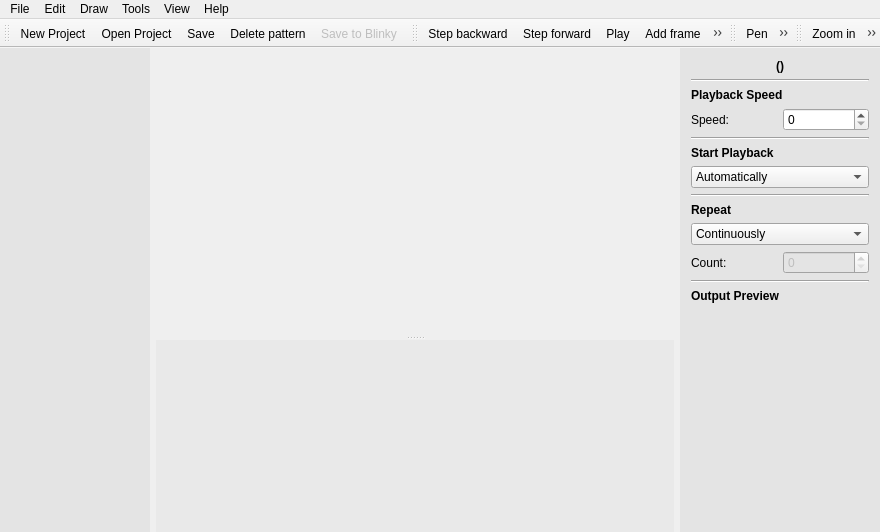
<?xml version="1.0" encoding="UTF-8"?>
<ui version="4.0">
 <class>MainWindow</class>
 <widget class="QMainWindow" name="MainWindow">
  <property name="geometry">
   <rect>
    <x>0</x>
    <y>0</y>
    <width>880</width>
    <height>532</height>
   </rect>
  </property>
  <property name="minimumSize">
   <size>
    <width>0</width>
    <height>0</height>
   </size>
  </property>
  <property name="maximumSize">
   <size>
    <width>16777215</width>
    <height>16777215</height>
   </size>
  </property>
  <property name="windowTitle">
   <string>Pattern Paint</string>
  </property>
  <property name="autoFillBackground">
   <bool>false</bool>
  </property>
  <property name="dockOptions">
   <set>QMainWindow::AllowTabbedDocks|QMainWindow::AnimatedDocks</set>
  </property>
  <widget class="QWidget" name="centralWidget">
   <property name="sizePolicy">
    <sizepolicy hsizetype="Preferred" vsizetype="Preferred">
     <horstretch>0</horstretch>
     <verstretch>0</verstretch>
    </sizepolicy>
   </property>
   <layout class="QHBoxLayout" name="horizontalLayout">
    <property name="leftMargin">
     <number>0</number>
    </property>
    <property name="topMargin">
     <number>0</number>
    </property>
    <property name="rightMargin">
     <number>0</number>
    </property>
    <property name="bottomMargin">
     <number>0</number>
    </property>
    <item>
     <widget class="QListView" name="patternCollectionListView">
      <property name="minimumSize">
       <size>
        <width>150</width>
        <height>0</height>
       </size>
      </property>
      <property name="maximumSize">
       <size>
        <width>150</width>
        <height>16777215</height>
       </size>
      </property>
      <property name="palette">
       <palette>
        <active>
         <colorrole role="Base">
          <brush brushstyle="SolidPattern">
           <color alpha="255">
            <red>228</red>
            <green>228</green>
            <blue>228</blue>
           </color>
          </brush>
         </colorrole>
        </active>
        <inactive>
         <colorrole role="Base">
          <brush brushstyle="SolidPattern">
           <color alpha="255">
            <red>228</red>
            <green>228</green>
            <blue>228</blue>
           </color>
          </brush>
         </colorrole>
        </inactive>
        <disabled>
         <colorrole role="Base">
          <brush brushstyle="SolidPattern">
           <color alpha="255">
            <red>237</red>
            <green>237</green>
            <blue>237</blue>
           </color>
          </brush>
         </colorrole>
        </disabled>
       </palette>
      </property>
      <property name="focusPolicy">
       <enum>Qt::StrongFocus</enum>
      </property>
      <property name="autoFillBackground">
       <bool>false</bool>
      </property>
      <property name="frameShape">
       <enum>QFrame::NoFrame</enum>
      </property>
      <property name="dragDropMode">
       <enum>QAbstractItemView::InternalMove</enum>
      </property>
      <property name="uniformItemSizes">
       <bool>true</bool>
      </property>
     </widget>
    </item>
    <item>
     <widget class="QSplitter" name="patternsplitter">
      <property name="orientation">
       <enum>Qt::Vertical</enum>
      </property>
      <widget class="QScrollArea" name="scrollArea">
       <property name="sizePolicy">
        <sizepolicy hsizetype="Expanding" vsizetype="Expanding">
         <horstretch>0</horstretch>
         <verstretch>1</verstretch>
        </sizepolicy>
       </property>
       <property name="frameShape">
        <enum>QFrame::NoFrame</enum>
       </property>
       <property name="widgetResizable">
        <bool>true</bool>
       </property>
       <property name="alignment">
        <set>Qt::AlignCenter</set>
       </property>
       <widget class="FrameEditor" name="frameEditor">
        <property name="geometry">
         <rect>
          <x>0</x>
          <y>0</y>
          <width>510</width>
          <height>267</height>
         </rect>
        </property>
       </widget>
      </widget>
      <widget class="PatternFrameListView" name="timeline">
       <property name="sizePolicy">
        <sizepolicy hsizetype="Expanding" vsizetype="Minimum">
         <horstretch>0</horstretch>
         <verstretch>0</verstretch>
        </sizepolicy>
       </property>
       <property name="minimumSize">
        <size>
         <width>0</width>
         <height>100</height>
        </size>
       </property>
       <property name="palette">
        <palette>
         <active>
          <colorrole role="Base">
           <brush brushstyle="SolidPattern">
            <color alpha="255">
             <red>233</red>
             <green>233</green>
             <blue>233</blue>
            </color>
           </brush>
          </colorrole>
         </active>
         <inactive>
          <colorrole role="Base">
           <brush brushstyle="SolidPattern">
            <color alpha="255">
             <red>233</red>
             <green>233</green>
             <blue>233</blue>
            </color>
           </brush>
          </colorrole>
         </inactive>
         <disabled>
          <colorrole role="Base">
           <brush brushstyle="SolidPattern">
            <color alpha="255">
             <red>237</red>
             <green>237</green>
             <blue>237</blue>
            </color>
           </brush>
          </colorrole>
         </disabled>
        </palette>
       </property>
       <property name="focusPolicy">
        <enum>Qt::StrongFocus</enum>
       </property>
       <property name="styleSheet">
        <string notr="true"/>
       </property>
       <property name="frameShape">
        <enum>QFrame::NoFrame</enum>
       </property>
       <property name="verticalScrollBarPolicy">
        <enum>Qt::ScrollBarAlwaysOff</enum>
       </property>
       <property name="autoScroll">
        <bool>false</bool>
       </property>
       <property name="dragDropMode">
        <enum>QAbstractItemView::InternalMove</enum>
       </property>
       <property name="selectionMode">
        <enum>QAbstractItemView::ExtendedSelection</enum>
       </property>
       <property name="flow">
        <enum>QListView::LeftToRight</enum>
       </property>
       <property name="uniformItemSizes">
        <bool>true</bool>
       </property>
      </widget>
     </widget>
    </item>
    <item>
     <widget class="QWidget" name="widget" native="true">
      <property name="enabled">
       <bool>true</bool>
      </property>
      <property name="maximumSize">
       <size>
        <width>200</width>
        <height>16777215</height>
       </size>
      </property>
      <property name="palette">
       <palette>
        <active>
         <colorrole role="Base">
          <brush brushstyle="SolidPattern">
           <color alpha="255">
            <red>255</red>
            <green>255</green>
            <blue>255</blue>
           </color>
          </brush>
         </colorrole>
         <colorrole role="Window">
          <brush brushstyle="SolidPattern">
           <color alpha="255">
            <red>228</red>
            <green>228</green>
            <blue>228</blue>
           </color>
          </brush>
         </colorrole>
        </active>
        <inactive>
         <colorrole role="Base">
          <brush brushstyle="SolidPattern">
           <color alpha="255">
            <red>255</red>
            <green>255</green>
            <blue>255</blue>
           </color>
          </brush>
         </colorrole>
         <colorrole role="Window">
          <brush brushstyle="SolidPattern">
           <color alpha="255">
            <red>228</red>
            <green>228</green>
            <blue>228</blue>
           </color>
          </brush>
         </colorrole>
        </inactive>
        <disabled>
         <colorrole role="Base">
          <brush brushstyle="SolidPattern">
           <color alpha="255">
            <red>228</red>
            <green>228</green>
            <blue>228</blue>
           </color>
          </brush>
         </colorrole>
         <colorrole role="Window">
          <brush brushstyle="SolidPattern">
           <color alpha="255">
            <red>228</red>
            <green>228</green>
            <blue>228</blue>
           </color>
          </brush>
         </colorrole>
        </disabled>
       </palette>
      </property>
      <property name="autoFillBackground">
       <bool>true</bool>
      </property>
      <layout class="QVBoxLayout" name="verticalLayout">
       <item>
        <widget class="QLabel" name="patternName">
         <property name="sizePolicy">
          <sizepolicy hsizetype="Preferred" vsizetype="Preferred">
           <horstretch>0</horstretch>
           <verstretch>0</verstretch>
          </sizepolicy>
         </property>
         <property name="font">
          <font>
           <weight>75</weight>
           <bold>true</bold>
          </font>
         </property>
         <property name="focusPolicy">
          <enum>Qt::NoFocus</enum>
         </property>
         <property name="acceptDrops">
          <bool>false</bool>
         </property>
         <property name="inputMethodHints">
          <set>Qt::ImhNone</set>
         </property>
         <property name="text">
          <string>()</string>
         </property>
         <property name="alignment">
          <set>Qt::AlignCenter</set>
         </property>
        </widget>
       </item>
       <item>
        <widget class="Line" name="line_4">
         <property name="orientation">
          <enum>Qt::Horizontal</enum>
         </property>
        </widget>
       </item>
       <item>
        <widget class="QLabel" name="label_5">
         <property name="font">
          <font>
           <weight>75</weight>
           <bold>true</bold>
          </font>
         </property>
         <property name="text">
          <string>Playback Speed</string>
         </property>
        </widget>
       </item>
       <item>
        <widget class="QFrame" name="frame_2">
         <property name="frameShape">
          <enum>QFrame::NoFrame</enum>
         </property>
         <property name="frameShadow">
          <enum>QFrame::Raised</enum>
         </property>
         <layout class="QGridLayout" name="gridLayout">
          <property name="leftMargin">
           <number>0</number>
          </property>
          <property name="topMargin">
           <number>0</number>
          </property>
          <property name="rightMargin">
           <number>0</number>
          </property>
          <property name="bottomMargin">
           <number>0</number>
          </property>
          <item row="0" column="0">
           <widget class="QLabel" name="label">
            <property name="text">
             <string>Speed:</string>
            </property>
           </widget>
          </item>
          <item row="0" column="1">
           <widget class="QSpinBox" name="patternSpeed"/>
          </item>
         </layout>
        </widget>
       </item>
       <item>
        <widget class="Line" name="line">
         <property name="orientation">
          <enum>Qt::Horizontal</enum>
         </property>
        </widget>
       </item>
       <item>
        <widget class="QLabel" name="label_2">
         <property name="font">
          <font>
           <weight>75</weight>
           <bold>true</bold>
          </font>
         </property>
         <property name="text">
          <string>Start Playback</string>
         </property>
        </widget>
       </item>
       <item>
        <widget class="QComboBox" name="comboBox">
         <item>
          <property name="text">
           <string>Automatically</string>
          </property>
         </item>
        </widget>
       </item>
       <item>
        <widget class="Line" name="line_2">
         <property name="orientation">
          <enum>Qt::Horizontal</enum>
         </property>
        </widget>
       </item>
       <item>
        <widget class="QLabel" name="label_3">
         <property name="font">
          <font>
           <weight>75</weight>
           <bold>true</bold>
          </font>
         </property>
         <property name="text">
          <string>Repeat</string>
         </property>
        </widget>
       </item>
       <item>
        <widget class="QComboBox" name="comboBox_2">
         <item>
          <property name="text">
           <string>Continuously</string>
          </property>
         </item>
        </widget>
       </item>
       <item>
        <widget class="QFrame" name="frame">
         <property name="frameShape">
          <enum>QFrame::NoFrame</enum>
         </property>
         <property name="frameShadow">
          <enum>QFrame::Raised</enum>
         </property>
         <layout class="QGridLayout" name="gridLayout_2">
          <property name="leftMargin">
           <number>0</number>
          </property>
          <property name="topMargin">
           <number>0</number>
          </property>
          <property name="rightMargin">
           <number>0</number>
          </property>
          <property name="bottomMargin">
           <number>0</number>
          </property>
          <item row="0" column="0">
           <widget class="QLabel" name="label_4">
            <property name="text">
             <string>Count:</string>
            </property>
           </widget>
          </item>
          <item row="0" column="1">
           <widget class="QSpinBox" name="spinBox">
            <property name="enabled">
             <bool>false</bool>
            </property>
           </widget>
          </item>
         </layout>
        </widget>
       </item>
       <item>
        <widget class="Line" name="line_3">
         <property name="orientation">
          <enum>Qt::Horizontal</enum>
         </property>
        </widget>
       </item>
       <item>
        <widget class="QFrame" name="outputPreviewFrame">
         <property name="sizePolicy">
          <sizepolicy hsizetype="Preferred" vsizetype="Preferred">
           <horstretch>0</horstretch>
           <verstretch>1</verstretch>
          </sizepolicy>
         </property>
         <property name="frameShape">
          <enum>QFrame::NoFrame</enum>
         </property>
         <property name="frameShadow">
          <enum>QFrame::Raised</enum>
         </property>
         <layout class="QVBoxLayout" name="verticalLayout_2">
          <property name="leftMargin">
           <number>0</number>
          </property>
          <property name="topMargin">
           <number>0</number>
          </property>
          <property name="rightMargin">
           <number>0</number>
          </property>
          <property name="bottomMargin">
           <number>0</number>
          </property>
          <item>
           <widget class="QLabel" name="label_6">
            <property name="font">
             <font>
              <weight>75</weight>
              <bold>true</bold>
             </font>
            </property>
            <property name="text">
             <string>Output Preview</string>
            </property>
           </widget>
          </item>
          <item>
           <widget class="OutputPreview" name="outputPreview" native="true">
            <property name="sizePolicy">
             <sizepolicy hsizetype="Preferred" vsizetype="Preferred">
              <horstretch>0</horstretch>
              <verstretch>1</verstretch>
             </sizepolicy>
            </property>
            <property name="minimumSize">
             <size>
              <width>100</width>
              <height>100</height>
             </size>
            </property>
           </widget>
          </item>
         </layout>
        </widget>
       </item>
       <item>
        <spacer name="verticalSpacer">
         <property name="orientation">
          <enum>Qt::Vertical</enum>
         </property>
         <property name="sizeHint" stdset="0">
          <size>
           <width>20</width>
           <height>40</height>
          </size>
         </property>
        </spacer>
       </item>
      </layout>
     </widget>
    </item>
   </layout>
  </widget>
  <widget class="QMenuBar" name="menuBar">
   <property name="geometry">
    <rect>
     <x>0</x>
     <y>0</y>
     <width>880</width>
     <height>22</height>
    </rect>
   </property>
   <widget class="QMenu" name="menuFile">
    <property name="title">
     <string>File</string>
    </property>
    <widget class="QMenu" name="menuExamples">
     <property name="title">
      <string>Examples</string>
     </property>
    </widget>
    <widget class="QMenu" name="menuNew">
     <property name="title">
      <string>Add new pattern</string>
     </property>
     <addaction name="actionNew_ScrollingPattern"/>
     <addaction name="actionNew_FramePattern"/>
    </widget>
    <widget class="QMenu" name="menuOpen">
     <property name="title">
      <string>Add image</string>
     </property>
     <addaction name="actionOpen_Scrolling_Pattern"/>
     <addaction name="actionOpen_Frame_based_Pattern"/>
    </widget>
    <addaction name="actionNew_project"/>
    <addaction name="actionOpen_project"/>
    <addaction name="menuExamples"/>
    <addaction name="separator"/>
    <addaction name="menuNew"/>
    <addaction name="menuOpen"/>
    <addaction name="actionDelete_pattern"/>
    <addaction name="separator"/>
    <addaction name="actionSave_project"/>
    <addaction name="actionSave_as"/>
    <addaction name="separator"/>
    <addaction name="actionExport_pattern_for_Arduino"/>
    <addaction name="separator"/>
    <addaction name="actionPreferences"/>
    <addaction name="actionExit"/>
    <addaction name="separator"/>
   </widget>
   <widget class="QMenu" name="menuHelp">
    <property name="title">
     <string>Help</string>
    </property>
    <addaction name="actionAbout"/>
    <addaction name="separator"/>
    <addaction name="actionVisit_the_Blinkinlabs_forum"/>
    <addaction name="actionTroubleshooting_tips"/>
    <addaction name="separator"/>
    <addaction name="actionSystem_Information"/>
    <addaction name="actionDebug_Log"/>
    <addaction name="actionWelcome"/>
   </widget>
   <widget class="QMenu" name="menuEdit">
    <property name="title">
     <string>Edit</string>
    </property>
    <addaction name="separator"/>
    <addaction name="actionFlip_Horizontal"/>
    <addaction name="actionFlip_Vertical"/>
    <addaction name="separator"/>
    <addaction name="actionAddFrame"/>
    <addaction name="actionDeleteFrame"/>
    <addaction name="separator"/>
    <addaction name="actionClear_Pattern"/>
   </widget>
   <widget class="QMenu" name="menuTools">
    <property name="title">
     <string>Tools</string>
    </property>
    <addaction name="actionConfigure_Scene"/>
    <addaction name="separator"/>
    <addaction name="actionSave_to_Blinky"/>
    <addaction name="separator"/>
    <addaction name="actionFirmware_Manager"/>
    <addaction name="actionRestore_firmware"/>
    <addaction name="separator"/>
   </widget>
   <widget class="QMenu" name="menuInstruments">
    <property name="title">
     <string>Draw</string>
    </property>
    <addaction name="actionPen"/>
    <addaction name="actionLine"/>
    <addaction name="actionSpray"/>
    <addaction name="actionPipette"/>
    <addaction name="actionFill"/>
   </widget>
   <widget class="QMenu" name="menuView">
    <property name="title">
     <string>View</string>
    </property>
    <widget class="QMenu" name="menuToolbars">
     <property name="title">
      <string>Toolbars</string>
     </property>
    </widget>
    <addaction name="menuToolbars"/>
    <addaction name="separator"/>
    <addaction name="actionOutput_Preview"/>
    <addaction name="separator"/>
    <addaction name="actionZoomIn"/>
    <addaction name="actionZoomOut"/>
    <addaction name="actionFitToScreen"/>
    <addaction name="actionFitToWidth"/>
    <addaction name="actionFitToHeight"/>
   </widget>
   <addaction name="menuFile"/>
   <addaction name="menuEdit"/>
   <addaction name="menuInstruments"/>
   <addaction name="menuTools"/>
   <addaction name="menuView"/>
   <addaction name="menuHelp"/>
  </widget>
  <widget class="QToolBar" name="fileToolbar">
   <property name="windowTitle">
    <string>File Commands</string>
   </property>
   <property name="movable">
    <bool>true</bool>
   </property>
   <property name="floatable">
    <bool>false</bool>
   </property>
   <attribute name="toolBarArea">
    <enum>TopToolBarArea</enum>
   </attribute>
   <attribute name="toolBarBreak">
    <bool>false</bool>
   </attribute>
   <addaction name="actionNew_project"/>
   <addaction name="actionOpen_project"/>
   <addaction name="actionSave_project"/>
   <addaction name="actionDelete_pattern"/>
   <addaction name="actionSave_to_Blinky"/>
  </widget>
  <widget class="QToolBar" name="playbackToolbar">
   <property name="windowTitle">
    <string>Playback Controls</string>
   </property>
   <property name="movable">
    <bool>true</bool>
   </property>
   <property name="floatable">
    <bool>false</bool>
   </property>
   <attribute name="toolBarArea">
    <enum>TopToolBarArea</enum>
   </attribute>
   <attribute name="toolBarBreak">
    <bool>false</bool>
   </attribute>
   <addaction name="actionStepBackward"/>
   <addaction name="actionStepForward"/>
   <addaction name="actionPlay"/>
   <addaction name="actionAddFrame"/>
   <addaction name="actionDeleteFrame"/>
  </widget>
  <widget class="QToolBar" name="instrumentToolbar">
   <property name="windowTitle">
    <string>Drawing Tools</string>
   </property>
   <property name="movable">
    <bool>true</bool>
   </property>
   <property name="floatable">
    <bool>false</bool>
   </property>
   <attribute name="toolBarArea">
    <enum>TopToolBarArea</enum>
   </attribute>
   <attribute name="toolBarBreak">
    <bool>false</bool>
   </attribute>
   <addaction name="actionPen"/>
   <addaction name="actionLine"/>
   <addaction name="actionSpray"/>
   <addaction name="actionPipette"/>
   <addaction name="actionFill"/>
  </widget>
  <widget class="QToolBar" name="zoomToolbar">
   <property name="enabled">
    <bool>true</bool>
   </property>
   <property name="windowTitle">
    <string>Zoom Controls</string>
   </property>
   <attribute name="toolBarArea">
    <enum>TopToolBarArea</enum>
   </attribute>
   <attribute name="toolBarBreak">
    <bool>false</bool>
   </attribute>
   <addaction name="actionZoomIn"/>
   <addaction name="actionZoomOut"/>
   <addaction name="actionFitToScreen"/>
   <addaction name="actionFitToWidth"/>
   <addaction name="actionFitToHeight"/>
  </widget>
  <action name="actionSave_project">
   <property name="enabled">
    <bool>true</bool>
   </property>
   <property name="icon">
    <iconset resource="../images.qrc">
     <normaloff>:/icons/images/icons/Save-100.png</normaloff>:/icons/images/icons/Save-100.png</iconset>
   </property>
   <property name="text">
    <string>Save Project</string>
   </property>
   <property name="iconText">
    <string>Save</string>
   </property>
   <property name="toolTip">
    <string>Save Project</string>
   </property>
   <property name="shortcut">
    <string>Ctrl+S</string>
   </property>
   <property name="iconVisibleInMenu">
    <bool>false</bool>
   </property>
  </action>
  <action name="actionExit">
   <property name="text">
    <string>Exit</string>
   </property>
  </action>
  <action name="actionAbout">
   <property name="text">
    <string>About</string>
   </property>
  </action>
  <action name="actionSystem_Information">
   <property name="text">
    <string>System Info...</string>
   </property>
  </action>
  <action name="actionExport_pattern_for_Arduino">
   <property name="text">
    <string>Export pattern for Arduino</string>
   </property>
   <property name="shortcut">
    <string>Ctrl+E</string>
   </property>
  </action>
  <action name="actionVisit_the_Blinkinlabs_forum">
   <property name="text">
    <string>Visit the Blinkinlabs forum</string>
   </property>
  </action>
  <action name="actionTroubleshooting_tips">
   <property name="text">
    <string>Troubleshooting tips</string>
   </property>
  </action>
  <action name="actionFlip_Horizontal">
   <property name="text">
    <string>Flip Horizontal</string>
   </property>
   <property name="toolTip">
    <string>Flip the Pattern in the horizontal direction</string>
   </property>
  </action>
  <action name="actionFlip_Vertical">
   <property name="text">
    <string>Flip Vertical</string>
   </property>
   <property name="toolTip">
    <string>Flip the Pattern in the vertical direction</string>
   </property>
  </action>
  <action name="actionRestore_firmware">
   <property name="text">
    <string>Restore Firmware</string>
   </property>
  </action>
  <action name="actionSave_to_Blinky">
   <property name="enabled">
    <bool>false</bool>
   </property>
   <property name="icon">
    <iconset resource="../images.qrc">
     <normaloff>:/icons/images/icons/Downloading Updates-100.png</normaloff>:/icons/images/icons/Downloading Updates-100.png</iconset>
   </property>
   <property name="text">
    <string>Save to Blinky</string>
   </property>
   <property name="shortcut">
    <string>Ctrl+U</string>
   </property>
   <property name="iconVisibleInMenu">
    <bool>false</bool>
   </property>
  </action>
  <action name="actionClear_Pattern">
   <property name="text">
    <string>Clear</string>
   </property>
  </action>
  <action name="actionAddress_programmer">
   <property name="enabled">
    <bool>false</bool>
   </property>
   <property name="text">
    <string>Address programmer...</string>
   </property>
  </action>
  <action name="actionPlay">
   <property name="enabled">
    <bool>true</bool>
   </property>
   <property name="icon">
    <iconset resource="../images.qrc">
     <normaloff>:/icons/images/icons/Play-100.png</normaloff>:/icons/images/icons/Play-100.png</iconset>
   </property>
   <property name="text">
    <string>Play</string>
   </property>
   <property name="shortcut">
    <string>Space</string>
   </property>
  </action>
  <action name="actionPen">
   <property name="checkable">
    <bool>true</bool>
   </property>
   <property name="icon">
    <iconset resource="../images.qrc">
     <normaloff>:/icons/images/icons/Pencil-100.png</normaloff>:/icons/images/icons/Pencil-100.png</iconset>
   </property>
   <property name="text">
    <string>Pen</string>
   </property>
   <property name="iconVisibleInMenu">
    <bool>false</bool>
   </property>
  </action>
  <action name="actionLine">
   <property name="checkable">
    <bool>true</bool>
   </property>
   <property name="icon">
    <iconset resource="../images.qrc">
     <normaloff>:/icons/images/icons/Line-100.png</normaloff>:/icons/images/icons/Line-100.png</iconset>
   </property>
   <property name="text">
    <string>Line</string>
   </property>
   <property name="iconVisibleInMenu">
    <bool>false</bool>
   </property>
  </action>
  <action name="actionPipette">
   <property name="checkable">
    <bool>true</bool>
   </property>
   <property name="icon">
    <iconset resource="../images.qrc">
     <normaloff>:/icons/images/icons/Color Dropper-100.png</normaloff>:/icons/images/icons/Color Dropper-100.png</iconset>
   </property>
   <property name="text">
    <string>Color Picker</string>
   </property>
   <property name="toolTip">
    <string>Color picker</string>
   </property>
   <property name="iconVisibleInMenu">
    <bool>false</bool>
   </property>
  </action>
  <action name="actionFill">
   <property name="checkable">
    <bool>true</bool>
   </property>
   <property name="icon">
    <iconset resource="../images.qrc">
     <normaloff>:/icons/images/icons/Fill Color-100.png</normaloff>:/icons/images/icons/Fill Color-100.png</iconset>
   </property>
   <property name="text">
    <string>Fill</string>
   </property>
   <property name="toolTip">
    <string>Fill</string>
   </property>
   <property name="iconVisibleInMenu">
    <bool>false</bool>
   </property>
  </action>
  <action name="actionSpray">
   <property name="checkable">
    <bool>true</bool>
   </property>
   <property name="icon">
    <iconset resource="../images.qrc">
     <normaloff>:/icons/images/icons/Deadly Spray-100.png</normaloff>:/icons/images/icons/Deadly Spray-100.png</iconset>
   </property>
   <property name="text">
    <string>Spray</string>
   </property>
   <property name="iconVisibleInMenu">
    <bool>false</bool>
   </property>
  </action>
  <action name="actionSave_as">
   <property name="enabled">
    <bool>true</bool>
   </property>
   <property name="icon">
    <iconset>
     <normaloff>:/resources/images/save.png</normaloff>:/resources/images/save.png</iconset>
   </property>
   <property name="text">
    <string>Save As...</string>
   </property>
   <property name="shortcut">
    <string>Ctrl+Shift+S</string>
   </property>
   <property name="iconVisibleInMenu">
    <bool>false</bool>
   </property>
  </action>
  <action name="actionDelete_pattern">
   <property name="icon">
    <iconset resource="../images.qrc">
     <normaloff>:/icons/images/icons/Minus-100.png</normaloff>:/icons/images/icons/Minus-100.png</iconset>
   </property>
   <property name="text">
    <string>Delete pattern</string>
   </property>
   <property name="shortcut">
    <string>Del</string>
   </property>
   <property name="iconVisibleInMenu">
    <bool>false</bool>
   </property>
  </action>
  <action name="actionStepBackward">
   <property name="icon">
    <iconset resource="../images.qrc">
     <normaloff>:/icons/images/icons/Rewind-100.png</normaloff>:/icons/images/icons/Rewind-100.png</iconset>
   </property>
   <property name="text">
    <string>Step backward</string>
   </property>
   <property name="shortcut">
    <string>Left</string>
   </property>
  </action>
  <action name="actionStepForward">
   <property name="icon">
    <iconset resource="../images.qrc">
     <normaloff>:/icons/images/icons/Fast Forward-100.png</normaloff>:/icons/images/icons/Fast Forward-100.png</iconset>
   </property>
   <property name="text">
    <string>Step forward</string>
   </property>
   <property name="toolTip">
    <string>Step forward</string>
   </property>
   <property name="shortcut">
    <string>Right</string>
   </property>
  </action>
  <action name="actionAddFrame">
   <property name="icon">
    <iconset resource="../images.qrc">
     <normaloff>:/icons/images/icons/Add Image-100.png</normaloff>:/icons/images/icons/Add Image-100.png</iconset>
   </property>
   <property name="text">
    <string>Add frame</string>
   </property>
   <property name="shortcut">
    <string>+</string>
   </property>
   <property name="iconVisibleInMenu">
    <bool>false</bool>
   </property>
  </action>
  <action name="actionDeleteFrame">
   <property name="icon">
    <iconset resource="../images.qrc">
     <normaloff>:/icons/images/icons/Remove Image-100.png</normaloff>:/icons/images/icons/Remove Image-100.png</iconset>
   </property>
   <property name="text">
    <string>Delete frame</string>
   </property>
   <property name="shortcut">
    <string>-</string>
   </property>
   <property name="iconVisibleInMenu">
    <bool>false</bool>
   </property>
  </action>
  <action name="actionNew_ScrollingPattern">
   <property name="text">
    <string>Scrolling Pattern</string>
   </property>
  </action>
  <action name="actionNew_FramePattern">
   <property name="text">
    <string>Frame-based Pattern</string>
   </property>
  </action>
  <action name="actionConfigure_Scene">
   <property name="text">
    <string>Scene configuration...</string>
   </property>
  </action>
  <action name="actionOpen_Scrolling_Pattern">
   <property name="text">
    <string>Scrolling Pattern...</string>
   </property>
  </action>
  <action name="actionOpen_Frame_based_Pattern">
   <property name="text">
    <string>Frame-based Pattern...</string>
   </property>
  </action>
  <action name="actionPreferences">
   <property name="text">
    <string>Preferences...</string>
   </property>
  </action>
  <action name="actionWelcome">
   <property name="text">
    <string>Welcome Screen...</string>
   </property>
  </action>
  <action name="actionOutput_Preview">
   <property name="checkable">
    <bool>true</bool>
   </property>
   <property name="text">
    <string>Output Preview</string>
   </property>
  </action>
  <action name="actionNew_project">
   <property name="icon">
    <iconset resource="../images.qrc">
     <normaloff>:/icons/images/icons/New-100.png</normaloff>:/icons/images/icons/New-100.png</iconset>
   </property>
   <property name="text">
    <string>New Project</string>
   </property>
   <property name="shortcut">
    <string>Ctrl+N</string>
   </property>
  </action>
  <action name="actionSave_All">
   <property name="text">
    <string>Save All</string>
   </property>
  </action>
  <action name="actionDebug_Log">
   <property name="text">
    <string>Debug Log...</string>
   </property>
  </action>
  <action name="actionFirmware_Manager">
   <property name="text">
    <string>Firmware manager</string>
   </property>
  </action>
  <action name="actionZoomIn">
   <property name="icon">
    <iconset resource="../images.qrc">
     <normaloff>:/icons/images/icons/Zoom In-100.png</normaloff>:/icons/images/icons/Zoom In-100.png</iconset>
   </property>
   <property name="text">
    <string>Zoom in</string>
   </property>
   <property name="toolTip">
    <string>Zoom in</string>
   </property>
   <property name="shortcut">
    <string>Ctrl++</string>
   </property>
   <property name="iconVisibleInMenu">
    <bool>false</bool>
   </property>
  </action>
  <action name="actionZoomOut">
   <property name="icon">
    <iconset resource="../images.qrc">
     <normaloff>:/icons/images/icons/Zoom Out-100.png</normaloff>:/icons/images/icons/Zoom Out-100.png</iconset>
   </property>
   <property name="text">
    <string>Zoom out</string>
   </property>
   <property name="toolTip">
    <string>Zoom out</string>
   </property>
   <property name="shortcut">
    <string>Ctrl+-</string>
   </property>
   <property name="iconVisibleInMenu">
    <bool>false</bool>
   </property>
  </action>
  <action name="actionFitToScreen">
   <property name="checkable">
    <bool>true</bool>
   </property>
   <property name="icon">
    <iconset resource="../images.qrc">
     <normaloff>:/icons/images/icons/Zoom To Extents-100.png</normaloff>:/icons/images/icons/Zoom To Extents-100.png</iconset>
   </property>
   <property name="text">
    <string>Fit to screen</string>
   </property>
   <property name="toolTip">
    <string>Fit to screen</string>
   </property>
   <property name="shortcut">
    <string>Ctrl+=</string>
   </property>
   <property name="iconVisibleInMenu">
    <bool>false</bool>
   </property>
  </action>
  <action name="actionFitToWidth">
   <property name="checkable">
    <bool>true</bool>
   </property>
   <property name="icon">
    <iconset resource="../images.qrc">
     <normaloff>:/icons/images/icons/Zoom To Width-100.png</normaloff>:/icons/images/icons/Zoom To Width-100.png</iconset>
   </property>
   <property name="text">
    <string>Fit to width</string>
   </property>
   <property name="iconVisibleInMenu">
    <bool>false</bool>
   </property>
  </action>
  <action name="actionFitToHeight">
   <property name="checkable">
    <bool>true</bool>
   </property>
   <property name="icon">
    <iconset resource="../images.qrc">
     <normaloff>:/icons/images/icons/Zoom To Height-100.png</normaloff>:/icons/images/icons/Zoom To Height-100.png</iconset>
   </property>
   <property name="text">
    <string>Fit to height</string>
   </property>
   <property name="iconVisibleInMenu">
    <bool>false</bool>
   </property>
  </action>
  <action name="actionOpen_project">
   <property name="icon">
    <iconset resource="../images.qrc">
     <normaloff>:/icons/images/icons/Open-100.png</normaloff>:/icons/images/icons/Open-100.png</iconset>
   </property>
   <property name="text">
    <string>Open Project</string>
   </property>
   <property name="toolTip">
    <string>Open Project</string>
   </property>
   <property name="shortcut">
    <string>Ctrl+O</string>
   </property>
  </action>
 </widget>
 <layoutdefault spacing="6" margin="11"/>
 <customwidgets>
  <customwidget>
   <class>FrameEditor</class>
   <extends>QWidget</extends>
   <header>frameeditor.h</header>
   <container>1</container>
  </customwidget>
  <customwidget>
   <class>PatternFrameListView</class>
   <extends>QListView</extends>
   <header>patternframelistview.h</header>
  </customwidget>
  <customwidget>
   <class>OutputPreview</class>
   <extends>QWidget</extends>
   <header>outputpreview.h</header>
   <container>1</container>
  </customwidget>
 </customwidgets>
 <resources>
  <include location="../images.qrc"/>
 </resources>
 <connections/>
</ui>
